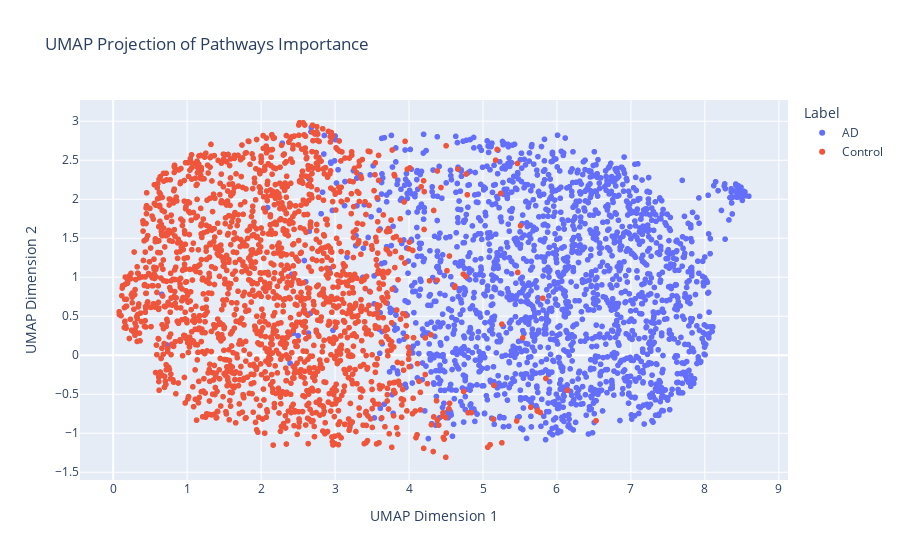

This figure's notebook cell:
### Code cell
import pandas as pd
import umap
import plotly.express as px
import numpy as np

# Example embeddings (let's assume these are your high-dimensional embeddings)
np.random.seed(42)
embeddings = combined_layer_0.values 
#labels = np.random.choice(['A', 'B', 'C'], size=100)  # Example labels
labels = labels
# Step 1: Reduce dimensionality using UMAP
reducer = umap.UMAP(n_neighbors=15, min_dist=0.1, n_components=2, random_state=42)
umap_embeddings = reducer.fit_transform(embeddings)

# Step 2: Create a DataFrame with the reduced dimensions and labels
df_umap = pd.DataFrame({
    'UMAP1': umap_embeddings[:, 0],
    'UMAP2': umap_embeddings[:, 1],
    'Label': labels
})

# Step 3: Plot using Plotly
fig = px.scatter(
    df_umap,
    x='UMAP1',
    y='UMAP2',
    color='Label',
    title='UMAP Projection of Pathways Importance',
    labels={'UMAP1': 'UMAP Dimension 1', 'UMAP2': 'UMAP Dimension 2'}
)

# Show plot
fig.show()

### Figure 1 — Plotly figure (JSON) as saved in the notebook; plotly's stock layout.template omitted (floating-point values rounded to 4 significant figures; data arrays with more than 128 entries replaced by an {"elided": "..."} marker saying what was removed)
{"data": [{"hovertemplate": "Label=AD<br>UMAP Dimension 1=%{x}<br>UMAP Dimension 2=%{y}<extra></extra>", "legendgroup": "AD", "marker": {"color": "#636efa", "symbol": "circle"}, "mode": "markers", "name": "AD", "showlegend": true, "type": "scattergl", "x": {"elided": "1914 float values"}, "xaxis": "x", "y": {"elided": "1914 float values"}, "yaxis": "y"}, {"hovertemplate": "Label=Control<br>UMAP Dimension 1=%{x}<br>UMAP Dimension 2=%{y}<extra></extra>", "legendgroup": "Control", "marker": {"color": "#EF553B", "symbol": "circle"}, "mode": "markers", "name": "Control", "showlegend": true, "type": "scattergl", "x": {"elided": "1793 float values"}, "xaxis": "x", "y": {"elided": "1793 float values"}, "yaxis": "y"}], "layout": {"autosize": true, "legend": {"title": {"text": "Label"}, "tracegroupgap": 0}, "title": {"text": "UMAP Projection of Pathways Importance"}, "xaxis": {"anchor": "y", "autorange": true, "domain": [0, 1], "range": [-0.4354, 9.11], "title": {"text": "UMAP Dimension 1"}, "type": "linear"}, "yaxis": {"anchor": "x", "autorange": true, "domain": [0, 1], "range": [-1.662, 3.334], "title": {"text": "UMAP Dimension 2"}, "type": "linear"}}}
